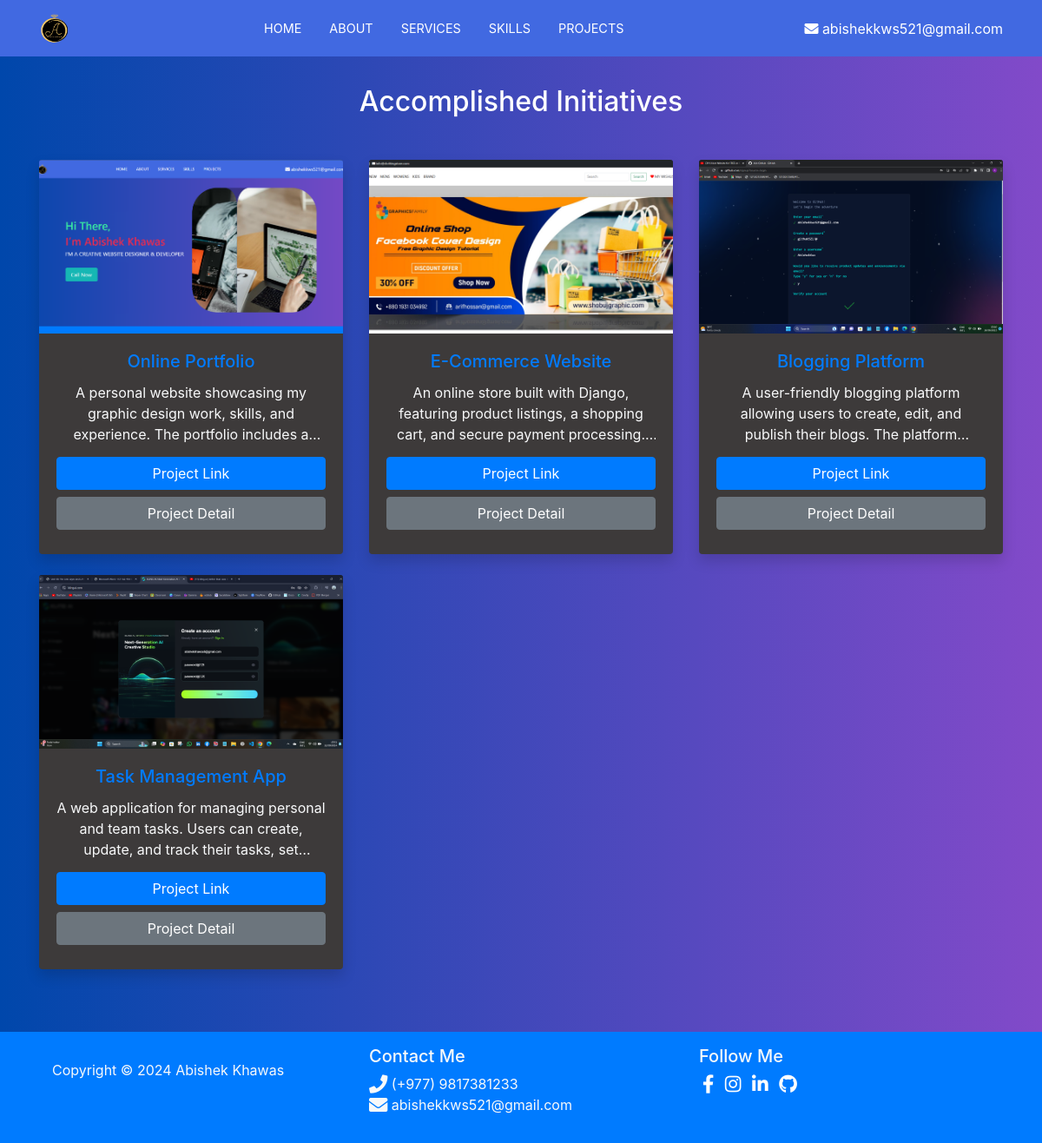
/projects/, run on the app's committed database.
### MyProject/models.py (models this page shows, shortened)
class Project(models.Model):
    title = models.CharField(max_length=200)
    description = models.TextField()
    mage = models.ImageField(upload_to='Project/images', null=True, blank=True)
    link = models.URLField()

### portfolio/views.py (the view, shortened to what this page needs)
# urls.py: path('projects/', views.projects_view, name='projects'),
def projects_view(request):
    projects = Project.objects.all()  # Fetch all projects from the database
    return render(request, 'Frontend/project.html', {'projects': projects})

### templates/Frontend/project.html (shortened to what this page needs)
{% extends "frontend/layout/base.html" %}
{% block content %}
<div class="container my-5">
    <h2 class="text-center mb-5 text-white">Accomplished Initiatives</h2>
    <div class="row">
        {% for project in projects %}
        <div class="col-md-4 mb-4">
            <div class="card shadow border-0 h-100">
                {% if project.mage %}
                    <img src="{{ project.mage.url }}" alt="{{ project.title }} image" class="card-img-top">
                {% else %}
                    <div class="card-no-image">
                        <p>No image available</p>
                    </div>
                {% endif %}
                <div class="card-body text-center">
                    <h5 class="card-title text-primary">{{ project.title }}</h5>
                    <p class="card-text text-light">
                        {% if project.description %}
                            {{ project.description }}
                        {% else %}
                            <span class="text-muted">Description not available</span>
                        {% endif %}
                    </p>
                    {% if project.link %}
                        <a href="{{ project.link }}" class="btn btn-primary btn-equal download-link mb-2" target="_blank">Project Link</a>
                    {% else %}
                        <span class="text-muted">Project link not available</span>
                    {% endif %}
                    <a href="{% url 'project_detail' project.id %}" class="btn btn-secondary btn-equal mb-2">Project Detail</a>
                </div>
            </div>
        </div>
        {% endfor %}
    </div>
</div>
{% endblock %}

### templates/Frontend/Layout/base.html (shortened to what this page needs)
<!DOCTYPE html>
<html lang="en">
<head>
    <link href="https://stackpath.bootstrapcdn.com/bootstrap/4.5.2/css/bootstrap.min.css" rel="stylesheet">
    <link href="https://cdnjs.cloudflare.com/ajax/libs/font-awesome/5.15.4/css/all.min.css" rel="stylesheet">
</head>
<body>
{% load static %}
<nav class="navbar navbar-expand-lg navbar-light fixed-top" style="background-color: royalblue; padding: 10px 0;">
    <div class="container d-flex justify-content-between">
        <a class="navbar-brand" href="#">
            <img src="{% static 'images/logo.png' %}" alt="Logo" style="height: 35px; width: 35px; border-radius: 50%;">
        </a>
        <div class="collapse navbar-collapse justify-content-center text-uppercase" id="navbarNav">
            <ul class="navbar-nav">
                <li class="nav-item">
                    <a class="nav-link text-white mx-2" href="{% url 'index' %}" id="link-home" style="font-size: 0.9rem;">Home</a>
                </li>
                <li class="nav-item">
                    <a class="nav-link text-white mx-2" href="{% url 'about' %}" id="link-about" style="font-size: 0.9rem;">About</a>
                </li>
                <li class="nav-item">
                    <a class="nav-link text-white mx-2" href="{% url 'services' %}" id="link-services" style="font-size: 0.9rem;">Services</a>
                </li>
                <li class="nav-item">
                    <a class="nav-link text-white mx-2" href="{% url 'skill' %}" id="link-skills" style="font-size: 0.9rem;">Skills</a>
                </li>
                <li class="nav-item">
                    <a class="nav-link text-white mx-2" href="{% url 'projects' %}" id="link-projects" style="font-size: 0.9rem;">Projects</a>
                </li>
            </ul>
        </div>
        <div class="d-none d-lg-block">
            <a href="mailto:abishekkws521@gmail.com" class="text-white" style="font-size: 1rem;">
                <i class="fas fa-envelope"></i> abishekkws521@gmail.com
            </a>
        </div>
    </div>
</nav>
<div style="padding-top: 50px;">
    {% block content %}{% endblock %}
<footer class="bg-primary text-light fw-bold pt-3 royal-blue-bg">
    <div class="container">
        <div class="row">
            <div class="col-md-4 mb-3">
                <div class="col-12 text-start py-3">
                    <p class="mb-0">Copyright &copy; <span id="currentYear"></span> Abishek Khawas</p>
                </div>
            </div>
            <div class="col-md-4 mb-3">
                <h5>Contact Me</h5>
                <p>
                    <i class="fas fa-phone fa-lg"></i> (+977) 9817381233<br>
                    <i class="fas fa-envelope fa-lg"></i> abishekkws521@gmail.com
                </p>
            </div>
            <div class="col-md-4 mb-3">
                <h5>Follow Me</h5>
                <a href="https://www.facebook.com/abhishek.khawas.963" target="_blank" class="text-white me-2 p-1"><i class="fab fa-facebook-f fa-lg"></i></a>
                <a href="https://www.instagram.com/abishekkws521?igsh=ODhwdHl3NWk3dTAx" target="_blank" class="text-white me-2 p-1"><i class="fab fa-instagram fa-lg"></i></a>
                <a href="https://www.linkedin.com/in/abishek-kws-950a43275" target="_blank" class="text-white me-2 p-1"><i class="fab fa-linkedin-in fa-lg"></i></a>
                <a href="https://github.com/AbishekKws" target="_blank" class="text-white me-2 p-1"><i class="fab fa-github fa-lg"></i></a>
            </div>
        </div>
    </div>
</footer>
</body>
</html>

### data on the page
Project: mage (picture), title "Online Portfolio", description "A personal website showcasing my graphic design work, skills, and experience. The portfolio includes…"
Project: mage (picture), title "E-Commerce Website", description "An online store built with Django, featuring product listings, a shopping cart, and secure payment…"
Project: mage (picture), title "Blogging Platform", description "A user-friendly blogging platform allowing users to create, edit, and publish their blogs. The…"
Project: mage (picture), title "Task Management App", description "A web application for managing personal and team tasks. Users can create, update, and track their tasks,…"
